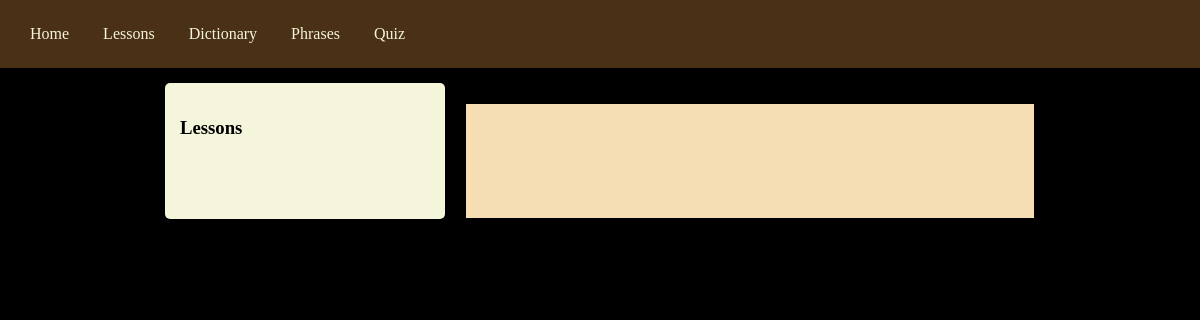
The page /lessons on the database as committed earlier.
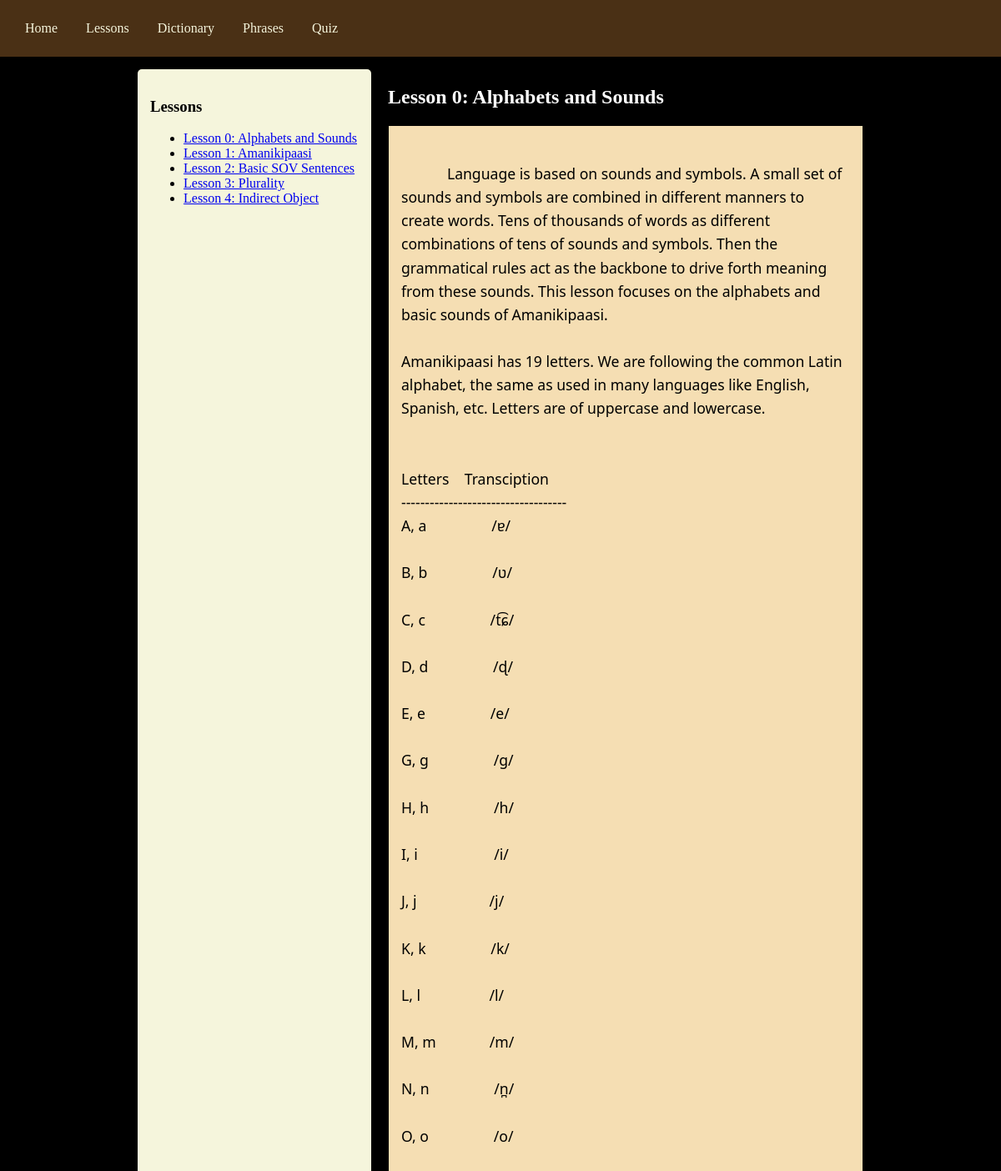
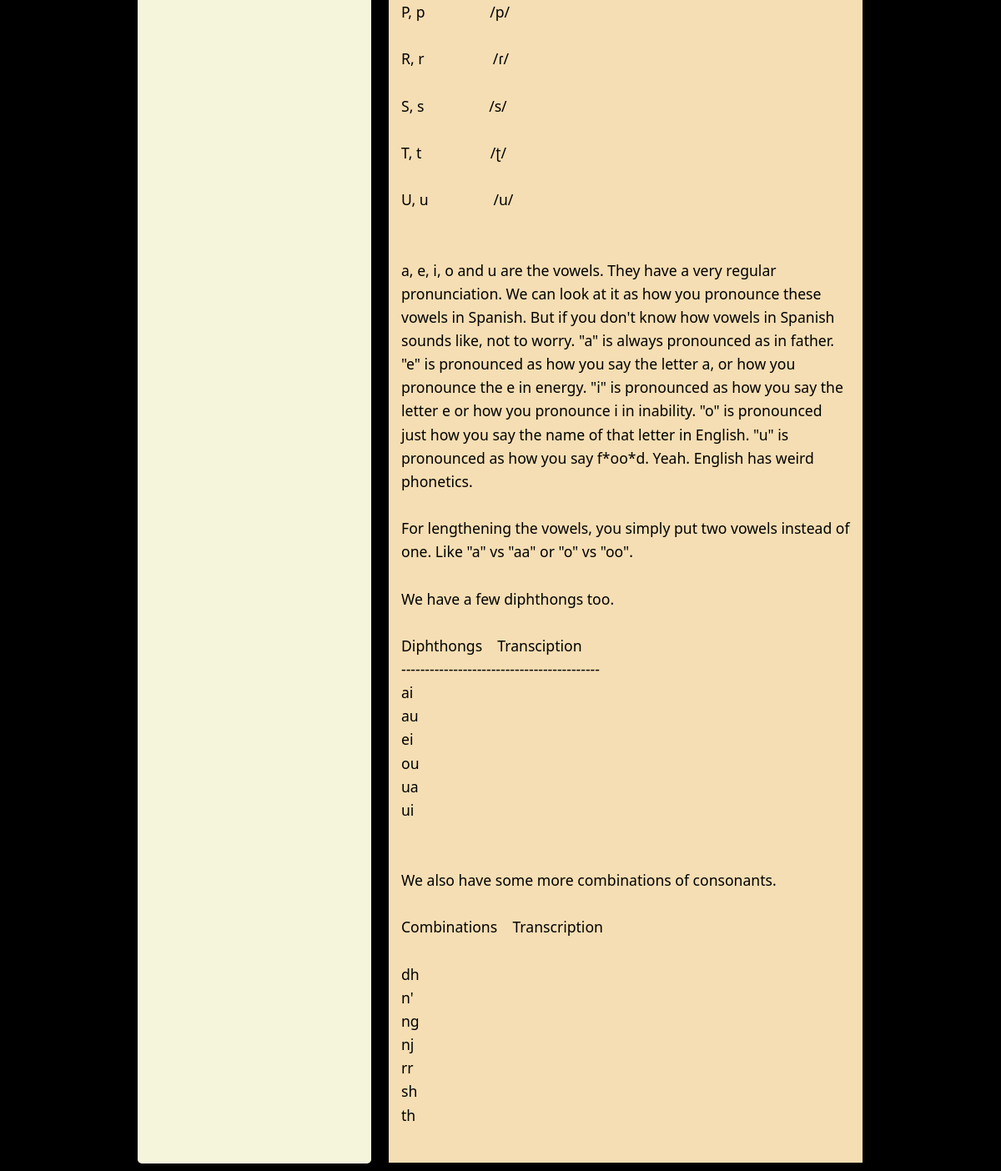
The same page on the database as committed later (2 pictures, top to bottom).
### tables this page shows
CREATE TABLE lessons (
            id INTEGER PRIMARY KEY AUTOINCREMENT,
            title TEXT NOT NULL,
            content TEXT NOT NULL,
            sort_order INTEGER DEFAULT 0);

### app.py (the view)
@app.route('/lessons')
def lessons():
    db = get_db()
    all_lessons = db.execute('SELECT * FROM lessons ORDER BY sort_order ASC').fetchall()
    lesson_id = request.args.get('lesson_id')
    active_lesson = None
    if lesson_id:
        active_lesson = db.execute('SELECT * FROM lessons WHERE id = ?', (lesson_id,)).fetchone()
    elif all_lessons:
        active_lesson = all_lessons[0] # Default to first lesson
    return render_template('lessons.html', lessons=all_lessons, active_lesson=active_lesson)

### app.py (called while the page is built)
def get_db():
    conn = sqlite3.connect(DATABASE)
    conn.row_factory = sqlite3.Row
    return conn

### templates/lessons.html (shortened to what this page needs)
{% extends 'base.html' %}
{% block content %}
<div class="lessons-container">
    <div class="sidebar" id="lessonSidebar">
        <h3>Lessons</h3>
        <ul>
            {% for lesson in lessons %}
            <li><a href="{{ url_for('lessons', lesson_id=lesson.id) }}">{{ lesson.title }}</a></li>
            {% endfor %}
        </ul>
    </div>
    <div class="lesson-main">
        <h2>{{ active_lesson.title }}</h2>
        <div class="lesson-content">
            {{ active_lesson.content }}
        </div>
    </div>
</div>
{% endblock %}

Rows that differ between the two databases and show on the page:
added lessons: title "Lesson 0: Alphabets and Sounds", content "Language is based on sounds and symbols. A small set of sounds and symbols are combined in different manners to create words. Tens of thousands of words as different combinations of tens of sounds and symbols. Then the grammatical rules act as the backbone to drive forth meaning from these sounds. This lesson focuses on the alphabets and basic sounds of Amanikipaasi. Amanikipaasi has 19 letters. We are following the common Latin alphabet, the same as used in many languages like English, Spanish, etc. Letters are of uppercase and lowercase. Letters Transciption ----------------------------------- A, a /ɐ/ B, b /ʋ/ C, c /t͡ɕ/ D, d /ɖ/ E, e /e/ G, g /g/ H, h /h/ I, i /i/ J, j /j/ K, k /k/ L, l…"
added lessons: title "Lesson 1: Amanikipaasi"
added lessons: title "Lesson 2: Basic SOV Sentences"
added lessons: title "Lesson 3: Plurality"
added lessons: title "Lesson 4: Indirect Object"
